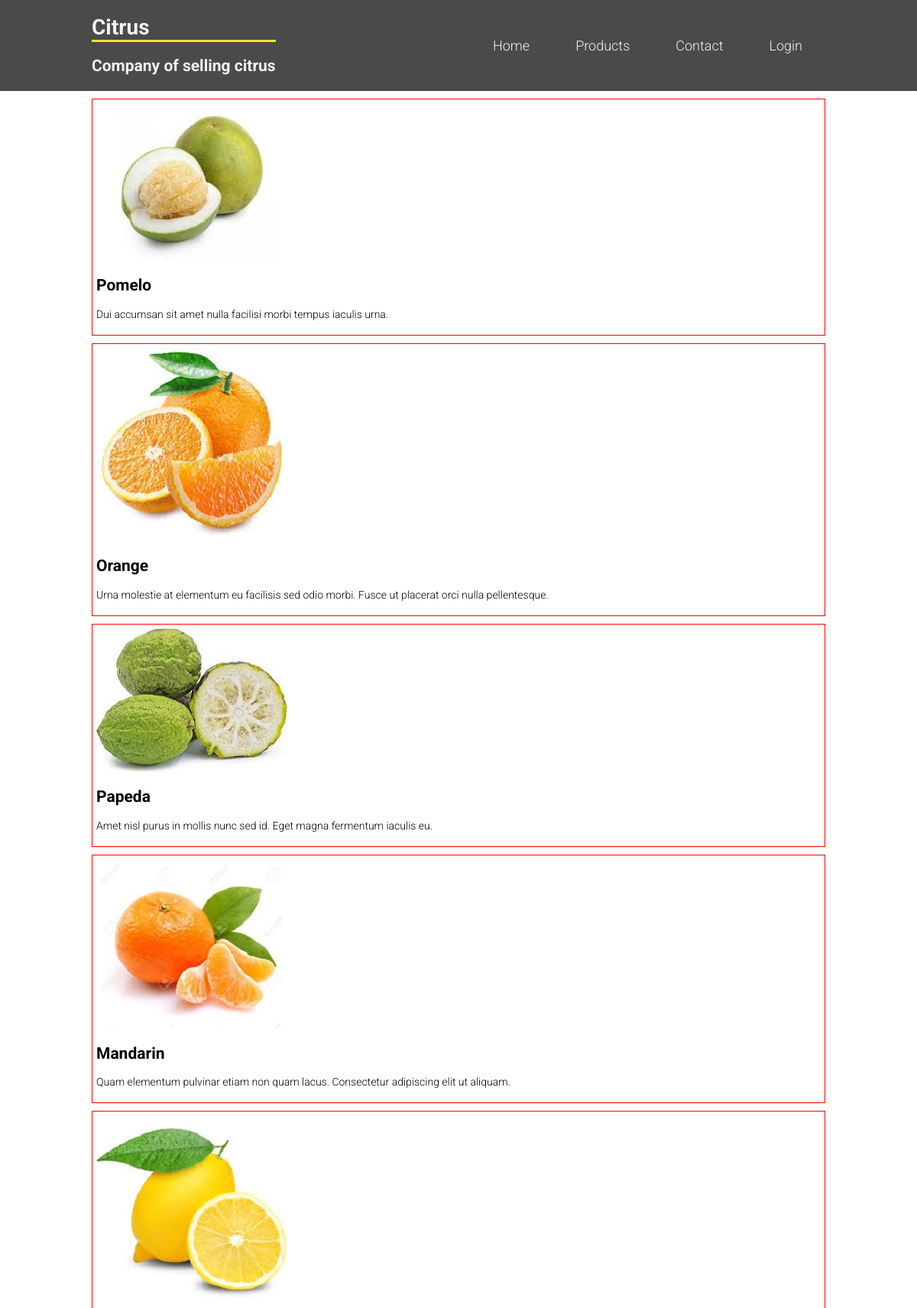
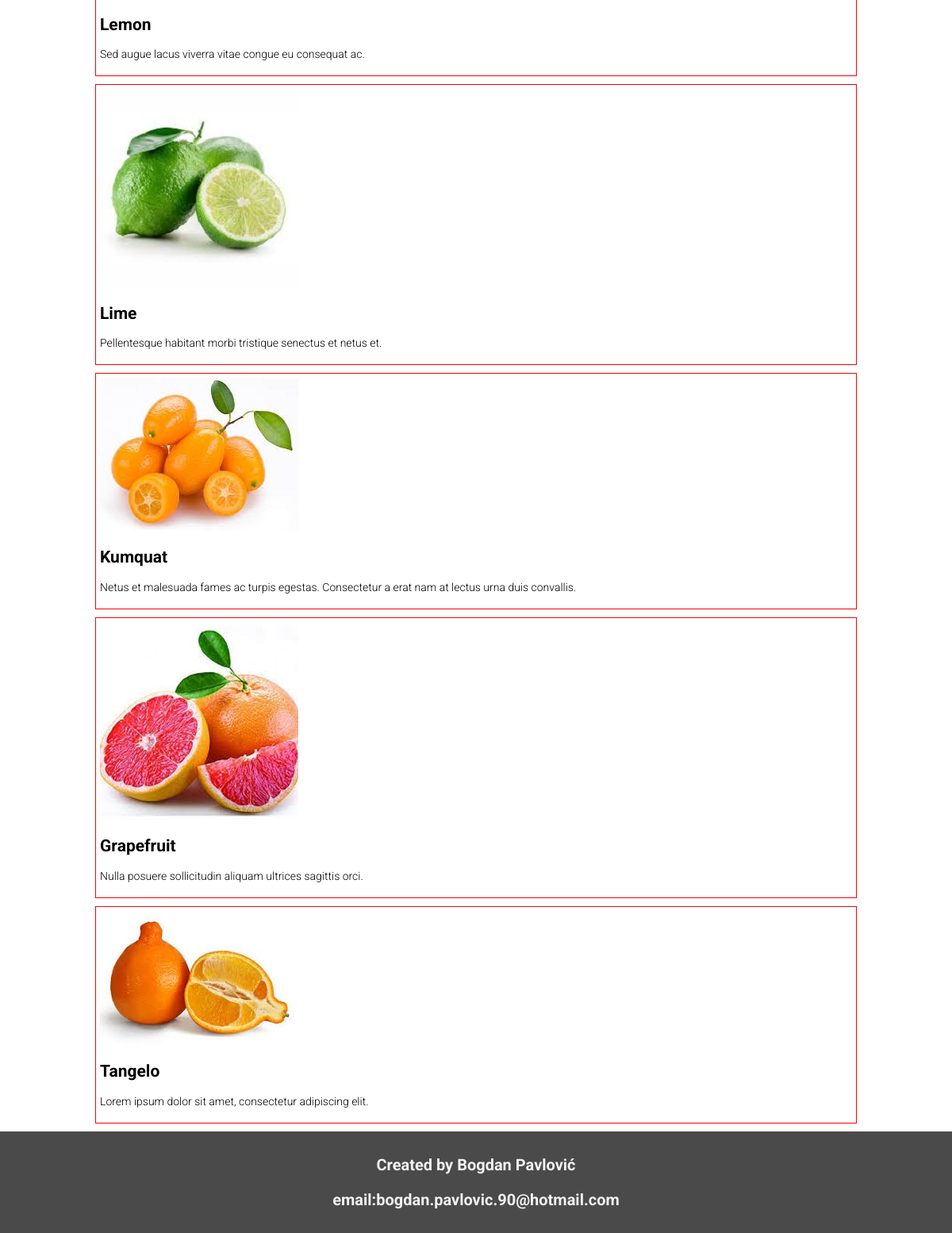
/products.php, run on the app's committed database (2 pictures, top to bottom).
### tables this page shows
CREATE TABLE `products` (
  `id` int(2) NOT NULL,
  `name` varchar(20) NOT NULL,
  `description` text NOT NULL,
  `orign` varchar(20) NOT NULL
);

### class.php (called while the page is built, shortened)
<?php
class Baza{
    private $server="localhost";
    private $username="root";
    private $password="";
    private $database="citrus";
    private $db;
    public function connect(){
        $this->db=@mysqli_connect($this->server, $this->username, $this->password, $this->database);
        return $this->db;
    }
    public function query($sql){
        return mysqli_query($this->db, $sql);
    }
    public function fetch_object($rez){
        return mysqli_fetch_object($rez);
    }
}
?>

### products.php (the view, shortened to what this page needs)
<?php
require_once("class.php");
?>
<!DOCTYPE html>
<html lang="en">
<head>
    <link rel="stylesheet" href="style.css">
</head>
<body>
    <?php
    include("_header.php")
    ?>
<?php
$upit="SELECT * FROM products ORDER by id DESC";
$rez=$db->query($upit);
while($red=$db->fetch_object($rez))
{
    echo "<div class='pages'>";
    echo "<div class='products'>";
    $slika=(file_exists("images/$red->id.jpg"))?"images/$red->id.jpg":"images/1.jpg";
    echo  "<img src='$slika'>";
    echo "<h2>".$red->name."</h2>";
    echo "<p>".$red->description."</p>";
    echo "</div>";
    echo "</div>";
}
?>
<?php
    include("_footer.php");
 ?>
</body>
</html>

### style.css (style rules this page uses)
body { margin:0; padding:0; font-size:14px; font-family: 'Roboto', sans-serif; font-weight:300; }
.pages { width:960px; margin: auto; }
.products { border: solid red 1px; padding: 5px; margin: 10px 0px; }

### data on the page
products: shows a picture, name "Pomelo", description "Dui accumsan sit amet nulla facilisi morbi tempus iaculis urna."
products: shows a picture, name "Orange", description "Urna molestie at elementum eu facilisis sed odio morbi. Fusce ut placerat orci nulla pellentesque."
products: shows a picture, name "Papeda", description "Amet nisl purus in mollis nunc sed id. Eget magna fermentum iaculis eu."
products: shows a picture, name "Mandarin", description "Quam elementum pulvinar etiam non quam lacus. Consectetur adipiscing elit ut aliquam."
products: shows a picture, name "Lemon", description "Sed augue lacus viverra vitae congue eu consequat ac."
products: shows a picture, name "Lime", description "Pellentesque habitant morbi tristique senectus et netus et."
products: shows a picture, name "Kumquat", description "Netus et malesuada fames ac turpis egestas. Consectetur a erat nam at lectus urna duis convallis."
products: shows a picture, name "Grapefruit", description "Nulla posuere sollicitudin aliquam ultrices sagittis orci."
products: shows a picture, name "Tangelo", description "Lorem ipsum dolor sit amet, consectetur adipiscing elit."
